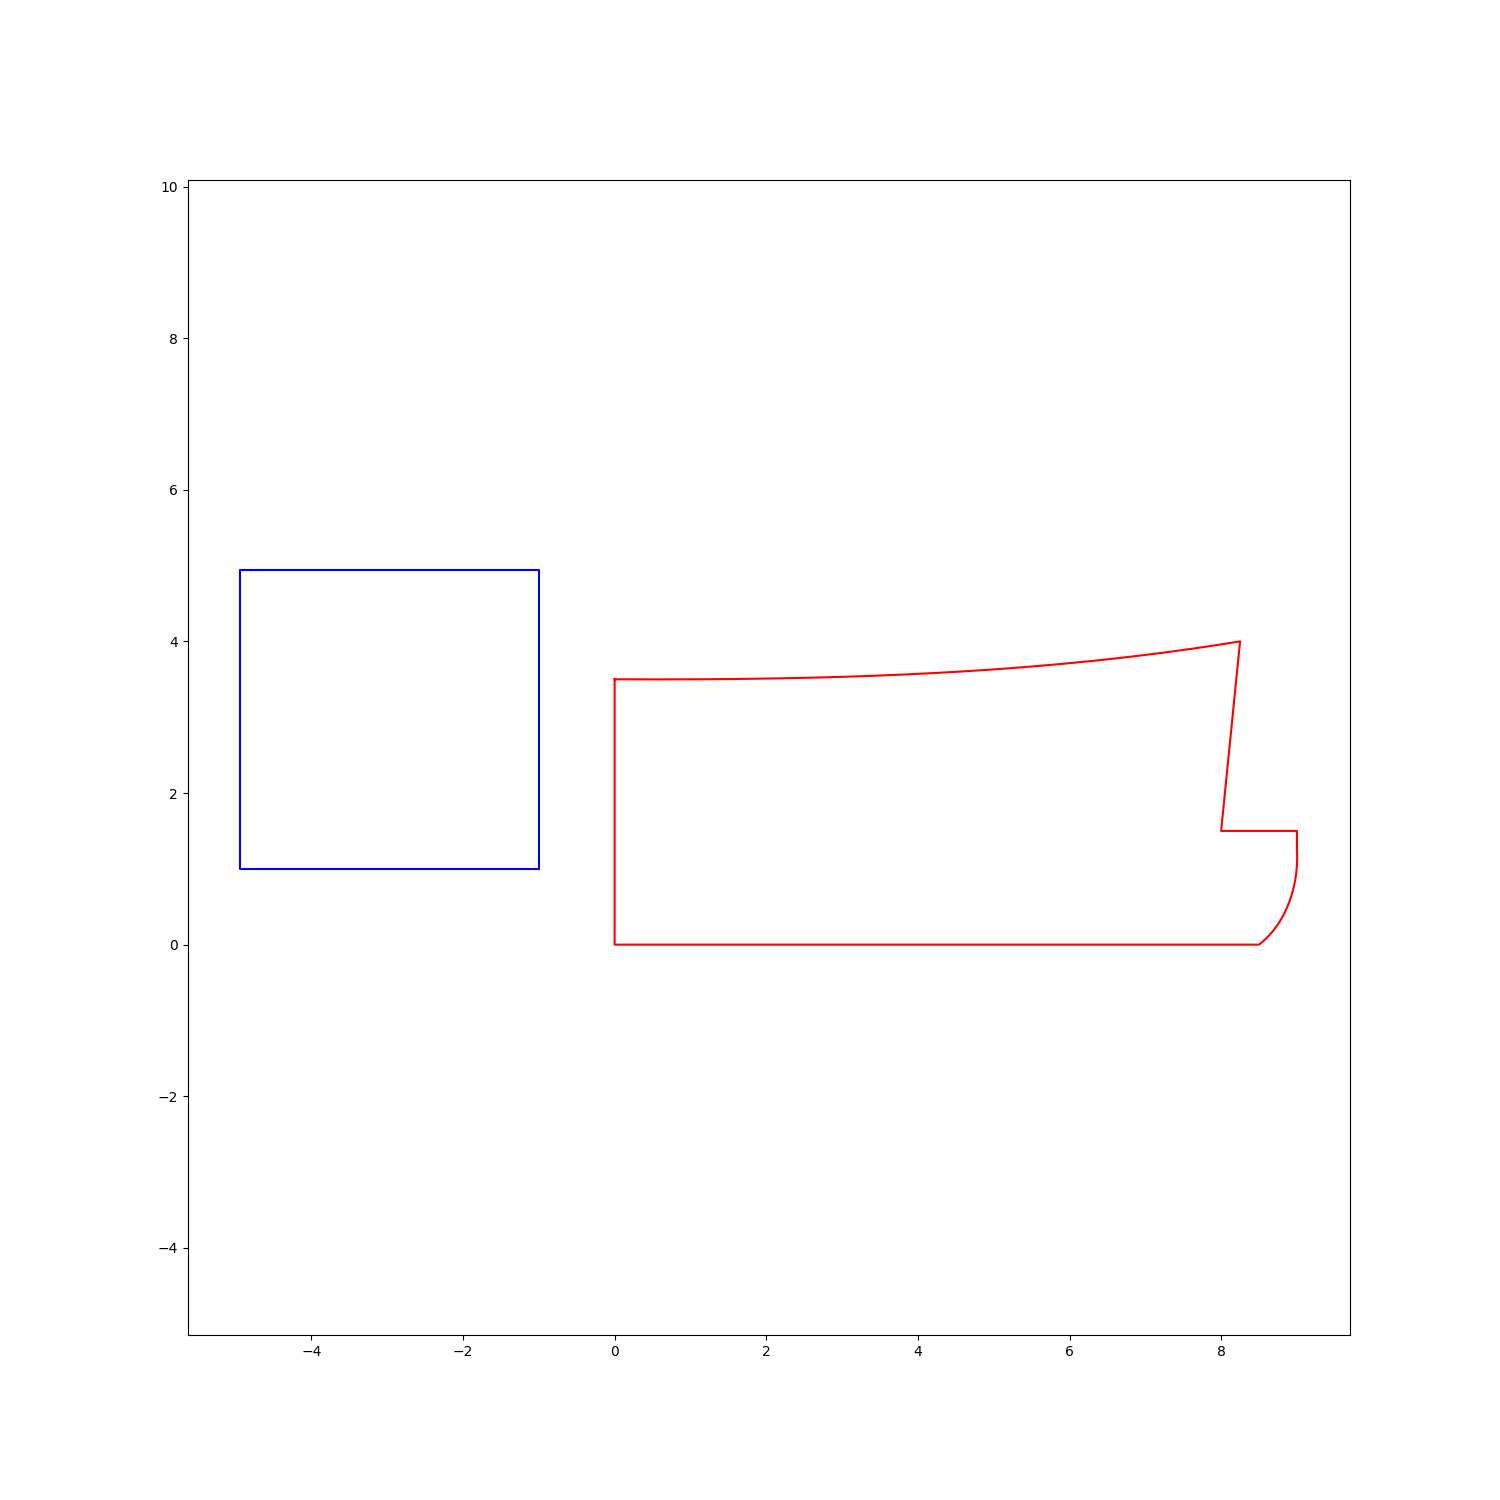

Write Python code to recreate this figure.
import numpy as np
import matplotlib.pyplot as plt
from scipy import interpolate

def curvevia(arr):
	xt = arr[:,0]
	yt = arr[:,1]
	tck,u = interpolate.splprep( [xt,yt] ,s = 0 )
	xt, yt = interpolate.splev( np.linspace(0,1,100), tck,der = 0)
	return xt,yt
	
#changelog 26/05/17
#made the shirt length longer - previously, 2 inches added; now 3.25
#made the armhole curves more symmetric
#extended the shoulder offset from 0.25 to 1 (overall 2 inches added now)
#collar slightly reshaped
#chest offset increased slightly from 10 to 12
#removed offset for armscye round (was -2)	
	

#reference 10cm x 10cm square
xsquare = [-1, -4.937, -4.937, -1, -1]
ysquare = [1, 1, 4.937, 4.937, 1]
	
#needed values
chest_circ = 41+12 #if x is measured value, take x+12
full_length = 29+3.25 #x+3.25 
shoulder_length = 11 #x/2+1
neck_round = 17.0 #this is taken elliptical, so offset might be needed from 3d model
neck_l = neck_round/6.0
neck_w = neck_round/6.0
shoulder_shape = 2.5 #lower value needed (~1) for kids
armscye_round = 19.5/2 #=(x/2); needs calibration from actual models

back_length = full_length - 3.5
sleeve_length = 12.5 #x+2
sleeve_circum = 13/2+0.75 +3#(=x/2 + 0.75) requires checking from models # +3 new update for kinect values 

ptA = (0,0)
ptB = (neck_round/2.0,0)
ptC = (neck_round/2.0+0.5, 1.25) #total collar height = 1.5+2.5; here 1.25 = 1.5 - 0.25;
ptD = (ptC[0],1.5)
ptE = (ptD[0] - 1, ptD[1])
ptF = (ptD[0] - 0.75, 4) 
ptG = (0.0,3.5)

xvals = np.array([ptG[0],ptA[0],ptB[0]])
yvals = np.array([ptG[1],ptA[1],ptB[1]])

#B to C
z1 = (ptB[0]+0.2,ptB[1]+0.2)
z2 = (ptC[0],ptC[1]-0.2)
arr = np.array([ptB,z1,z2,ptC])
xt,yt = curvevia(arr)
xvals = np.append(xvals,xt)
yvals = np.append(yvals,yt)

xvals = np.append(xvals,[ptD[0],ptE[0],ptF[0]])
yvals = np.append(yvals,[ptD[1],ptE[1],ptF[1]])

#F to G curve
p1 = (1.0/8.0*(neck_round/2.0),ptG[1])
p2 = (3.0/4.0*(neck_round/2.0),ptG[1]+0.25)
arr = np.array([ptF,p2,p1,ptG])
xt,yt = curvevia(arr)
xvals = np.append(xvals,xt)
yvals = np.append(yvals,yt)

plt.figure(1,(15,15))
plt.plot(xvals,yvals,'-r',xsquare,ysquare,'-b')
plt.axis('equal')
plt.savefig('collar.png')
plt.show()